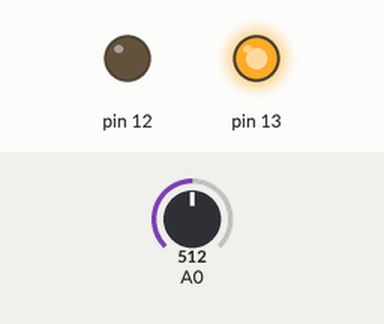
The sketch below on a simulated Arduino Uno, built with avr-gcc and run on an emulated ATmega328P. Shown: output pins drawn as LEDs (lit = HIGH). The test bench sets the inputs (shaded band); at power-on: A0 = 512.

Above: at 1.2 s.
1.3 s: A0 set to 167
2.8 s: A0 set to 148
At 4.0 s:
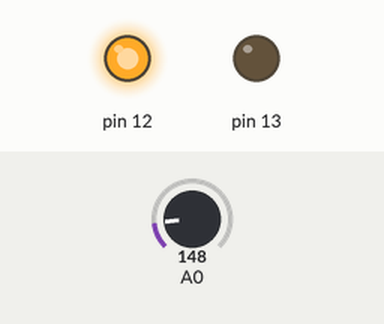
4.3 s: A0 set to 306
At 5.3 s:
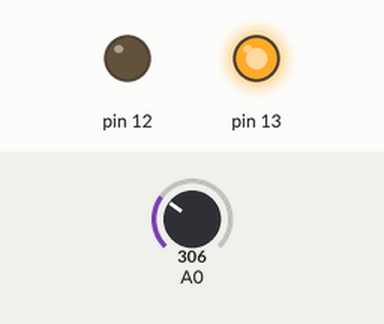
5.8 s: A0 set to 122
At 6.4 s:
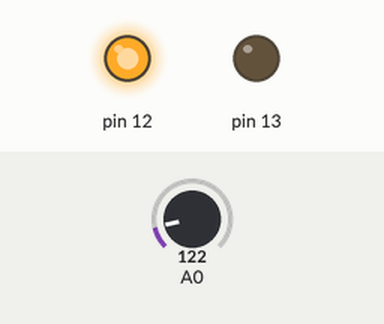
Timing chart, 0 to 8.3 s (numbered marks = the images above; inputs shaded):
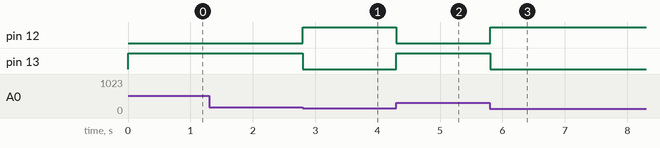

The sketch:

Lab6.ino
```cpp
void setup() {
  pinMode(A0, INPUT);
  pinMode(12, OUTPUT);
  pinMode(13, OUTPUT);
}

void loop() {
  int temp = map(((analogRead(A0) - 20) * 3), 0, 1023, 0, 100);
  Serial.print("Current Temperature: ");
  Serial.println(temp);

  if (temp > 40)
  {
    digitalWrite(13, HIGH);
    digitalWrite(12, LOW);
  }
  else
  {
    digitalWrite(13, LOW);
    digitalWrite(12, HIGH);
  }
}
```

Measured:
- the behaviour switches between 160 and 159 on A0 (found by bisection; images 0 and 1)
- after the input at 1.3 s, every drawn part: stays the same
- after the input at 2.8 s, pin 12: LOW → HIGH at once; pin 13: HIGH → LOW at once
- after the input at 4.3 s, pin 12: HIGH → LOW at once; pin 13: LOW → HIGH at once
- after the input at 5.8 s, pin 12: LOW → HIGH at once; pin 13: HIGH → LOW at once
